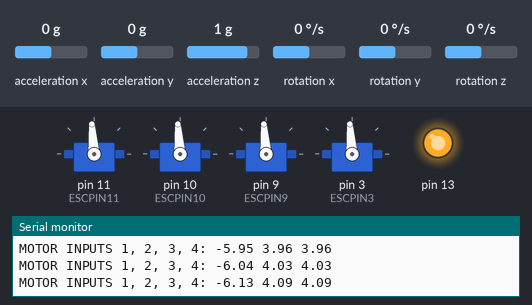
A program run on a simulated Arduino Nano, built with avr-gcc and run on an emulated ATmega328P. On the bench: 4 × servo, output pins drawn as LEDs (lit = HIGH), the last lines printed to the serial monitor. Wiring (inferred from the names in the program): MPU-6050 motion sensor at I2C address 0x68. The test bench sets the inputs (shaded band); at power-on: acceleration x 0 g, acceleration y 0 g, rotation x 0 °/s, rotation y 0 °/s, acceleration z 1 g, rotation z 0 °/s.

Above: at 10.4 s.
10.5 s: acceleration x set to -0.8 g
13.5 s: acceleration y set to -1.4 g
At 13.88 s:
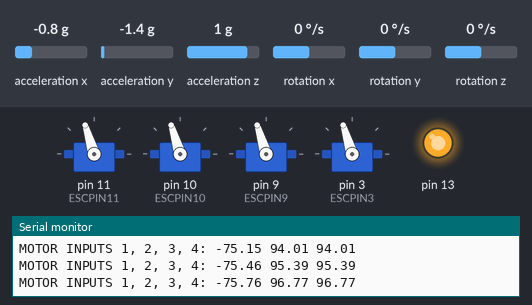
16.5 s: rotation x set to -100 °/s
At 17.38 s:
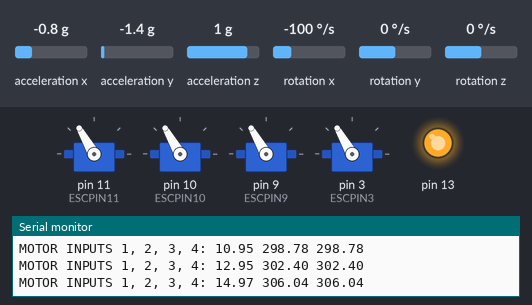
19.5 s: rotation y set to 192 °/s
At 24.05 s:
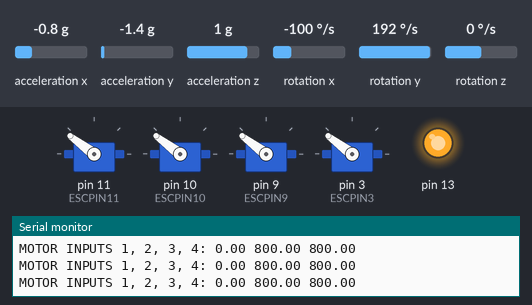
Timing chart, 0 to 26.5 s (numbered marks = the images above; inputs shaded):
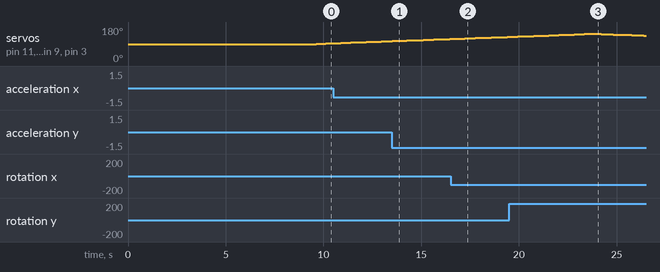

Measured:
- by itself, servo on pin 11 (ESCPIN11), servo on pin 10 (ESCPIN10), servo on pin 9 (ESCPIN9), servo on pin 3 (ESCPIN3): rises from 128° to 144° in 4.0 s, then falls to 135° in 2.8 s

The program:

main.cpp
```cpp
#include <Wire.h>
#include <Arduino.h>
#include <Servo.h>

#define ESCPIN11 11
#define ESCPIN10 10
#define ESCPIN9 9
#define ESCPIN3 3
#define MaxMicroseconds 2000
#define MinMicroseconds 1000

//motor control
Servo ESC11, ESC10, ESC9, ESC3; //pin<->motor: 11=UPPER_RIGHT=motor1, 10=UPPER_LEFT=motor4, 9=DOWN_LEFT=motor3, 3=DOWN_RIGHT=motor2
int MotorPWM = 1500;  //*MAY NEED CALIB*
unsigned long Time;
bool wasThereFlight = 0;
float MotorInput1, MotorInput2, MotorInput3, MotorInput4;
//gyro and acc variables
float RateRoll, RatePitch, RateYaw;
float RateCalibrationRoll, RateCalibrationPitch, RateCalibrationYaw;
int RateCalibrationNumber;
float AccX, AccY, AccZ;
float AngleRoll, AnglePitch;
uint32_t LoopTimer;
//predicted angles
float KalmanAngleRoll = 0, KalmanUncertaintyAngleRoll = 2*2;
float KalmanAnglePitch = 0, KalmanUncertaintyAnglePitch = 2*2;
//initialize output of filter
float Kalman1DOutput[] = {0, 0};
//desired rates and angles
float DesiredRateRoll, DesiredRatePitch, DesiredRateYaw;
float DesiredAngleRoll, DesiredAnglePitch;
//pid variables *inner and outer PID*
float ErrorRateRoll, ErrorRatePitch, ErrorRateYaw;
float InputRoll, InputThrottle, InputPitch, InputYaw;
float PrevErrorRateRoll, PrevErrorRatePitch, PrevErrorRateYaw;
float PrevItermRateRoll, PrevItermRatePitch, PrevItermRateYaw;
float PIDReturn[] = {0, 0, 0};
float PRateRoll = 0.6, PRatePitch = PRateRoll, PRateYaw = 2;
float IRateRoll = 3.5, IRatePitch = IRateRoll, IRateYaw = 12;
float DRateRoll = 0.03, DRatePitch = DRateRoll, DRateYaw = 0;
float ErrorAngleRoll, ErrorAnglePitch;
float PrevErrorAngleRoll, PrevErrorAnglePitch;
float PrevItermAngleRoll, PrevItermAnglePitch;
float PAngleRoll = 2, PAnglePitch = PAngleRoll;
float IAngleRoll = 0, IAnglePitch = IAngleRoll;
float DAngleRoll = 0, DAnglePitch = DAngleRoll;

//*MAY NEED CALIB*
/*
void fly(float MotorInput1, float MotorInput2, float MotorInput3, float MotorInput4){
  //real: 80 max duszenie; 2 - min duszenie
  //imag: max duszenie dla 90, min dla 0 v 180
  Time = millis();
  Serial.println(MotorPWM);
  //initializing all 4 esc with min pwm
  ESC11.writeMicroseconds(MotorPWM);
  ESC10.writeMicroseconds(MotorPWM);
  ESC9.writeMicroseconds(MotorPWM);
  ESC3.writeMicroseconds(MotorPWM);
  //waitin for the motor initial setup
  delay(250);
  //increasing throttle
  for (int i = MotorPWM; i < 1800; i++){
    ESC11.writeMicroseconds(i - MotorInput1);
    ESC10.writeMicroseconds(i - MotorInput2);
    ESC9.writeMicroseconds(i + MotorInput3);
    ESC3.writeMicroseconds(i + MotorInput4);
    delay(10);
  }
  MotorPWM = 1800;
  //fly up until less than 10s
  while (Time < 10000UL) {
    ESC11.writeMicroseconds(MotorPWM - MotorInput1);
    ESC10.writeMicroseconds(MotorPWM - MotorInput2);
    ESC9.writeMicroseconds(MotorPWM + MotorInput3);
    ESC3.writeMicroseconds(MotorPWM + MotorInput4);
    Time = millis();
  }
  //decreasing throttle
  for (int i = MotorPWM; i > 1500; i--){
    ESC11.write(i - MotorInput1);
    ESC10.write(i - MotorInput2);
    ESC9.write(i + MotorInput3);
    ESC3.write(i + MotorInput4);
    delay(50);
  }
  wasThereFlight = 1;
}
*/

void kalman_1d(float KalmanState, float KalmanUncertainty, float KalmanInput, float KalmanMeasurement) {
  //kalman equations
  KalmanState = KalmanState + 0.004 * KalmanInput;
  KalmanUncertainty = KalmanUncertainty + 0.004 * 0.004 * 4 * 4;
  float KalmanGain = KalmanUncertainty * 1 / (1*KalmanUncertainty + 3*3);
  KalmanState = KalmanState + KalmanGain * (KalmanMeasurement - KalmanState);
  KalmanUncertainty = (1-KalmanGain) * KalmanUncertainty;
  //output
  Kalman1DOutput[0] = KalmanState;
  Kalman1DOutput[1] = KalmanUncertainty;
  /*
  kalman input = rotation rate
  kalmanMeasurement = acc angle
  kalmanState = angle calculated
  */
}

void gyro_signals(void) {
  Wire.beginTransmission(0x68);
  Wire.write(0x1A);
  Wire.write(0x05);
  Wire.endTransmission();
  Wire.beginTransmission(0x68);
  Wire.write(0x1C);
  Wire.write(0x10);
  Wire.endTransmission();
  Wire.beginTransmission(0x68);
  Wire.write(0x3B);
  Wire.endTransmission();
  Wire.requestFrom(0x68,6);
  //readin acc
  int16_t AccXLSB = Wire.read() << 8 | Wire.read();
  int16_t AccYLSB = Wire.read() << 8 | Wire.read();
  int16_t AccZLSB = Wire.read() << 8 | Wire.read();
  Wire.beginTransmission(0x68);
  Wire.write(0x1B);
  Wire.write(0x8);
  Wire.endTransmission();
  Wire.beginTransmission(0x68);
  Wire.write(0x43);
  Wire.endTransmission();
  Wire.requestFrom(0x68,6);
  //readin gyro
  int16_t GyroX=Wire.read()<<8 | Wire.read();
  int16_t GyroY=Wire.read()<<8 | Wire.read();
  int16_t GyroZ=Wire.read()<<8 | Wire.read();
  //calculatin gyro
  RateRoll=(float)GyroX/65.5;
  RatePitch=(float)GyroY/65.5;
  RateYaw=(float)GyroZ/65.5;
  //calculatin acc
  AccX=(float)AccXLSB/4096-0.05;
  AccY=(float)AccYLSB/4096+0.01;
  AccZ=(float)AccZLSB/4096-0.11;
  //end angles relative to OX and OY
  AngleRoll=atan(AccY/sqrt(AccX*AccX+AccZ*
 AccZ))*1/(3.142/180);
  AnglePitch=-atan(AccX/sqrt(AccY*AccY+AccZ*
 AccZ))*1/(3.142/180);
}

void pid_equation(float Error, float P, float I, float D, float PrevError, float PrevIterm) {
  //calculatin p, i, d terms of pid
  //p term
  float Pterm = P * Error;
  //i term
  float Iterm = PrevIterm + I * (Error + PrevError) * 0.004 / 2;
  if (Iterm > 400)
    Iterm = 400;
  else if (Iterm < -400)
    Iterm = -400;
  //d term
  float Dterm = D * (Error - PrevError) / 0.004;
  float PIDOutput = Pterm + Iterm + Dterm;
  if (PIDOutput > 400)
    PIDOutput = 400;
  else if (PIDOutput < -400)
    PIDOutput = -400;
  PIDReturn[0] = PIDOutput;
  PIDReturn[1] = Error;
  PIDReturn[2] = Iterm;
}

void reset_pid(void) {
  //resetting rates (inner pid)
  PrevErrorRateRoll = 0;
  PrevErrorRatePitch = 0;
  PrevErrorRateYaw = 0;
  PrevItermRateRoll = 0;
  PrevItermRatePitch = 0;
  PrevItermRateYaw = 0;
  //resetting angles (outer pid)
  PrevErrorAngleRoll = 0;
  PrevErrorAnglePitch = 0;
  PrevItermAngleRoll = 0;
  PrevItermAnglePitch = 0;
}

//*MAY NEED CALIB*
void update(void) {
  gyro_signals();
  RateRoll -= RateCalibrationRoll;
  RatePitch -= RateCalibrationPitch;
  RateYaw -= RateCalibrationYaw;
  //calculatin kalman angles for roll and pitch angles
  kalman_1d(KalmanAngleRoll, KalmanUncertaintyAngleRoll, RateRoll, AngleRoll);
  KalmanAngleRoll=Kalman1DOutput[0]; KalmanUncertaintyAngleRoll=Kalman1DOutput[1];
  kalman_1d(KalmanAnglePitch, KalmanUncertaintyAnglePitch, RatePitch, AnglePitch);
  KalmanAnglePitch=Kalman1DOutput[0];
  KalmanUncertaintyAnglePitch=Kalman1DOutput[1];
  //Serial.print("Roll Angle [°] ");
  //Serial.print(KalmanAngleRoll);
  //Serial.print(" Pitch Angle [°] ");
  //Serial.println(KalmanAnglePitch);
  DesiredAnglePitch = DesiredAngleRoll = 0; //dont wanna rotate around y and x axis accordingly
  //InputThrottle = 90; here for sure change!!!
  DesiredRateYaw = 0; //dont wanna rotate around z axis
  //calculatin errors for angles
  ErrorAngleRoll = DesiredAngleRoll - KalmanAngleRoll;
  ErrorAnglePitch = DesiredAnglePitch - KalmanAnglePitch;
  //outer pid for angles roll and pitch
  pid_equation(ErrorAngleRoll, PAngleRoll, IAngleRoll, DAngleRoll, PrevErrorAngleRoll, PrevItermAngleRoll);
  DesiredRateRoll = PIDReturn[0];
  PrevErrorAngleRoll = PIDReturn[1];
  PrevItermAngleRoll = PIDReturn[2];
  pid_equation(ErrorAnglePitch, PAnglePitch, IAnglePitch, DAnglePitch, PrevErrorAnglePitch, PrevItermAnglePitch);
  DesiredRatePitch = PIDReturn[0];
  PrevErrorAnglePitch = PIDReturn[1];
  PrevItermAnglePitch = PIDReturn[2];
  //calculatin errors for change rates for angles
  ErrorRateRoll = DesiredRateRoll - RateRoll;
  ErrorRatePitch = DesiredRatePitch - RatePitch;
  ErrorRateYaw = DesiredRateYaw - RateYaw;
  //inner pid for rates roll pitch and yaw (OX, OY, OZ accordingly)
  pid_equation(ErrorRateRoll, PRateRoll, IRateRoll, DRateRoll, PrevErrorRateRoll, PrevItermRateRoll);
  InputRoll = PIDReturn[0];
  PrevErrorRateRoll = PIDReturn[1];
  PrevItermRateRoll = PIDReturn[2];
  pid_equation(ErrorRatePitch, PRatePitch, IRatePitch, DRatePitch, PrevErrorRatePitch, PrevItermRatePitch);
  InputPitch = PIDReturn[0];
  PrevErrorRatePitch = PIDReturn[1];
  PrevItermRatePitch = PIDReturn[2];
  pid_equation(ErrorRateYaw, PRateYaw, IRateYaw, DRateYaw, PrevErrorRateYaw, PrevItermRateYaw);
  InputYaw = PIDReturn[0];
  PrevErrorRateYaw = PIDReturn[1];
  PrevItermRateYaw = PIDReturn[2];
  //calculatin motor input
  MotorInput1 = (InputRoll + InputPitch + InputYaw);
  MotorInput2 = (InputRoll - InputPitch - InputYaw);
  MotorInput3 = (InputRoll + InputPitch - InputYaw);
  MotorInput4 = (InputRoll - InputPitch + InputYaw);
}

void setup() {
  Serial.begin(9600);
  //esc init
  ESC11.attach(ESCPIN11, MinMicroseconds, MaxMicroseconds);
  ESC10.attach(ESCPIN10, MinMicroseconds, MaxMicroseconds);
  ESC9.attach(ESCPIN9, MinMicroseconds, MaxMicroseconds);
  ESC3.attach(ESCPIN3, MinMicroseconds, MaxMicroseconds);
  //led indicator
  pinMode(13, OUTPUT);
  digitalWrite(13, HIGH);
  //comm with gyro and calib
  Wire.setClock(400000);
  Wire.begin();
  delay(250);
  Wire.beginTransmission(0x68);
  Wire.write(0x6B);
  Wire.write(0x00);
  Wire.endTransmission();
  //mpu 6050 calib
  for (RateCalibrationNumber = 0; RateCalibrationNumber < 2000; RateCalibrationNumber++) {
    gyro_signals();
    RateCalibrationRoll+=RateRoll;
    RateCalibrationPitch+=RatePitch;
    RateCalibrationYaw+=RateYaw;
    delay(1);
  }
  RateCalibrationRoll /= 2000;
  RateCalibrationPitch /= 2000;
  RateCalibrationYaw /= 2000;

  LoopTimer = micros();
}

void loop() {
  update();
  //*MAY NEED CALIB*
  /*because goin to the function with only current pid inputroll, inputpitch and inputyaw variables and the function works only on this few variables without knowing the current state needs fix. You would need to get the current state of those variables in teh function*/
  if (wasThereFlight == 0){ //if it wasnt fyling yet
    Time = millis();
    Serial.println(MotorPWM);
    //initializing all 4 esc with min pwm
    ESC11.writeMicroseconds(MotorPWM);
    ESC10.writeMicroseconds(MotorPWM);
    ESC9.writeMicroseconds(MotorPWM);
    ESC3.writeMicroseconds(MotorPWM);
    //waitin for the motor initial setup
    delay(250);
    //increasing throttle
    for (int i = MotorPWM; i < 1800; i++){
      update();
      Serial.println("MOTOR INPUTS 1, 2, 3, 4: " + String(MotorInput1) + " " + String(MotorInput2) + " " + String(MotorInput4));
      ESC11.writeMicroseconds(i);// - MotorInput1);
      ESC3.writeMicroseconds(i);// - MotorInput2);
      ESC9.writeMicroseconds(i);// + MotorInput3);
      ESC10.writeMicroseconds(i);// + MotorInput4);
      delay(10);
    }
    Serial.println();
    MotorPWM = 1800;
    //fly up until less than 10s
    //pin<->motor: 11=UPPER_RIGHT=motor1, 10=UPPER_LEFT=motor4, 9=DOWN_LEFT=motor3, 3=DOWN_RIGHT=motor2
    Time = 0;
    while (Time < 10000UL) {
      update();
      ESC11.writeMicroseconds(MotorPWM);// - MotorInput1);
      ESC3.writeMicroseconds(MotorPWM);// - MotorInput2);
      ESC9.writeMicroseconds(MotorPWM);// + MotorInput3);
      ESC10.writeMicroseconds(MotorPWM);// + MotorInput4);
      Time = millis();
    }
    //decreasing throttle
    for (int i = MotorPWM; i > 1500; i--){
      update();
      Serial.println("MOTOR INPUTS 1, 2, 3, 4: " + String(MotorInput1) + " " + String(MotorInput2) + " " + String(MotorInput4));
      ESC11.writeMicroseconds(i);// - MotorInput1);
      ESC3.writeMicroseconds(i);// - MotorInput2);
      ESC9.writeMicroseconds(i);// + MotorInput3);
      ESC10.writeMicroseconds(i);// + MotorInput4);
      delay(50);
    }
    wasThereFlight = 1;
  }
  while (micros() - LoopTimer < 4000);
  LoopTimer=micros();
}
```
